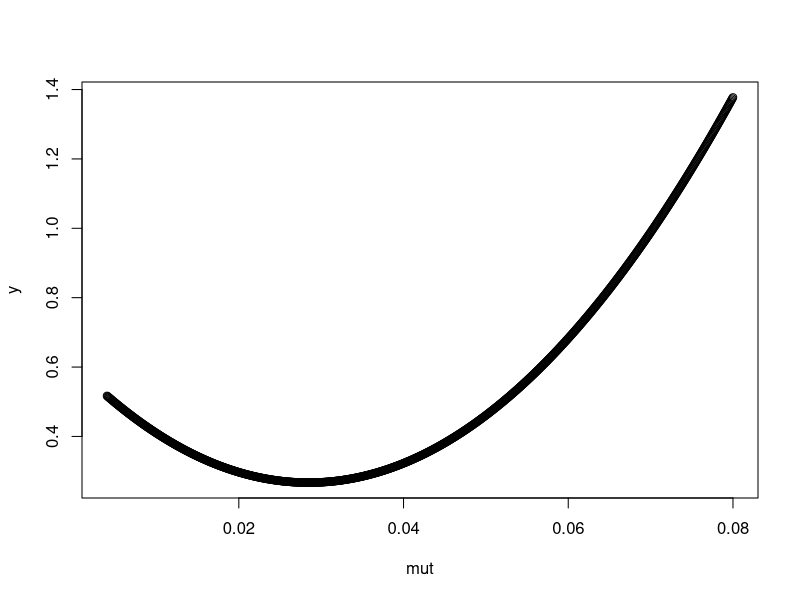

R code for this plot:
mut=seq(0.004,0.08,length=1000)

y = array( dim=c(1000,1) ) 
i=1
min=0.266919
for(j in mut)
{
  y[i]=0.60538 + -23.78772*j + 417.96154*(j^2)
  if(round(y[i],6) == min){
    print("optimal mutation: ");print(j)
  }
  i=i+1
  
}

plot(mut,y,xlim=c(0.004,0.08))
print(min(y))
abline(a=0,b=min(y))
